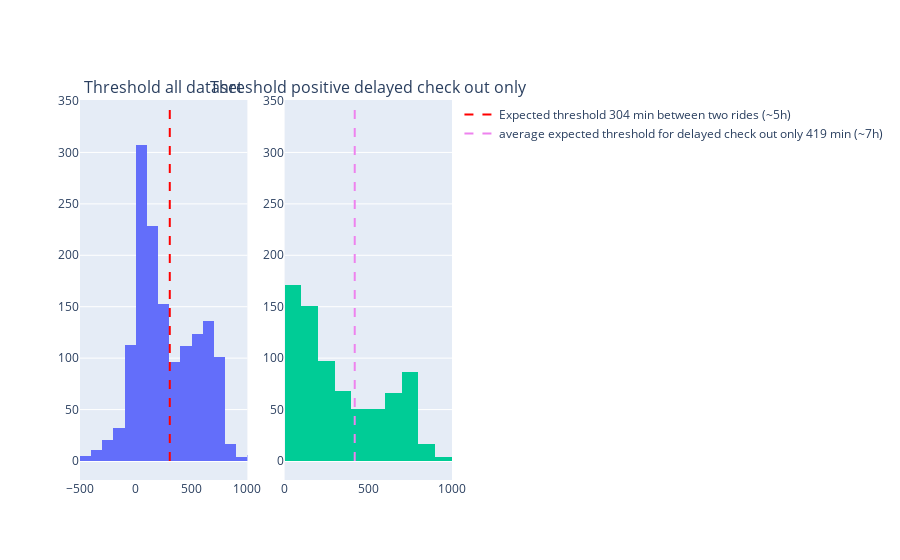

The code cell stored with this chart in its notebook:
### Code cell
fig=sp.make_subplots(rows=1,cols=2,subplot_titles=('Threshold all dataset', 'Threshold positive delayed check out only'))

fig.add_trace(go.Histogram(x=expected_threshold_all_df['requested_threshold_between_two_rides'],showlegend=False),row=1,col=1)
fig.update_xaxes(range=[-500,1000],row=1,col=1)
fig.add_shape(type="line",x0=mean_expected_threshold_all,y0=0,x1=mean_expected_threshold_all,y1=350,line=dict(color="red", width=2, dash="dash"),row=1,col=1)
fig.add_trace(go.Scatter(x=[mean_expected_threshold_all], y=[0], mode="lines", name="Expected threshold 304 min between two rides (~5h)", line=dict(color="red", width=2, dash="dash")), row=1, col=1)

fig.add_trace(go.Histogram(x=expected_threshold_positive_delay_df['requested_threshold_between_two_rides'],showlegend=False),row=1,col=2)
fig.update_xaxes(range=[0,1000],row=1,col=2)
fig.add_shape(type="line",x0=mean_expected_threshold_positive_delay_df,y0=0,x1=mean_expected_threshold_positive_delay_df,y1=350,line=dict(color="violet", width=2, dash="dash"),row=1,col=2)
fig.add_trace(go.Scatter(x=[mean_expected_threshold_positive_delay_df], y=[0], mode="lines", name="average expected threshold for delayed check out only 419 min (~7h)", line=dict(color="violet", width=2, dash="dash")), row=1, col=2)

### Figure 1 — Plotly figure (JSON) as saved in the notebook; plotly's stock layout.template omitted (floating-point values rounded to 4 significant figures; data arrays with more than 128 entries replaced by an {"elided": "..."} marker saying what was removed)
{"data": [{"showlegend": false, "type": "histogram", "x": {"elided": "1515 int values"}, "xaxis": "x", "yaxis": "y"}, {"line": {"color": "red", "dash": "dash", "width": 2}, "mode": "lines", "name": "Expected threshold 304 min between two rides (~5h)", "type": "scatter", "x": [304.4], "xaxis": "x", "y": [0], "yaxis": "y"}, {"showlegend": false, "type": "histogram", "x": {"elided": "802 int values"}, "xaxis": "x2", "yaxis": "y2"}, {"line": {"color": "violet", "dash": "dash", "width": 2}, "mode": "lines", "name": "average expected threshold for delayed check out only 419 min (~7h)", "type": "scatter", "x": [419.0], "xaxis": "x2", "y": [0], "yaxis": "y2"}], "layout": {"annotations": [{"font": {"size": 16}, "showarrow": false, "text": "Threshold all dataset", "x": 0.225, "xanchor": "center", "xref": "paper", "y": 1, "yanchor": "bottom", "yref": "paper"}, {"font": {"size": 16}, "showarrow": false, "text": "Threshold positive delayed check out only", "x": 0.775, "xanchor": "center", "xref": "paper", "y": 1, "yanchor": "bottom", "yref": "paper"}], "shapes": [{"line": {"color": "red", "dash": "dash", "width": 2}, "type": "line", "x0": 304.4, "x1": 304.4, "xref": "x", "y0": 0, "y1": 350, "yref": "y"}, {"line": {"color": "violet", "dash": "dash", "width": 2}, "type": "line", "x0": 419.0, "x1": 419.0, "xref": "x2", "y0": 0, "y1": 350, "yref": "y2"}], "xaxis": {"anchor": "y", "domain": [0, 0.45], "range": [-500, 1000]}, "xaxis2": {"anchor": "y2", "domain": [0.55, 1], "range": [0, 1000]}, "yaxis": {"anchor": "x", "domain": [0, 1]}, "yaxis2": {"anchor": "x2", "domain": [0, 1]}}}
